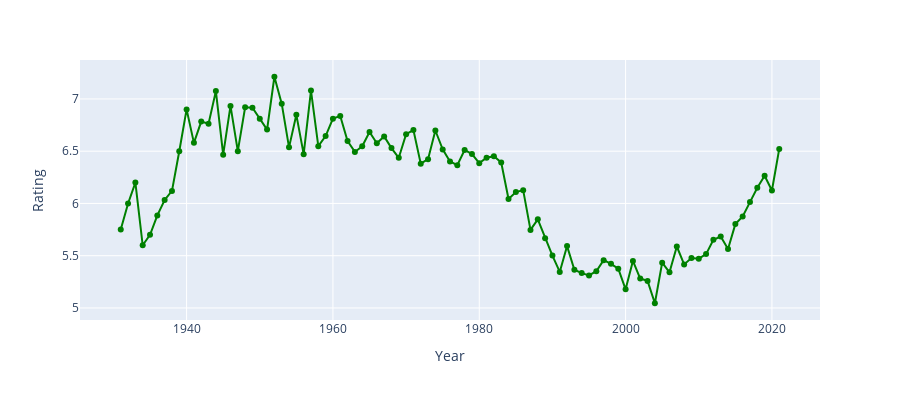

This figure's notebook cell:
### Code cell
iplot(px.line(data_frame=Rating_by_years,x="Year",y="Rating",markers=True,color_discrete_sequence=["green"],height=400))
